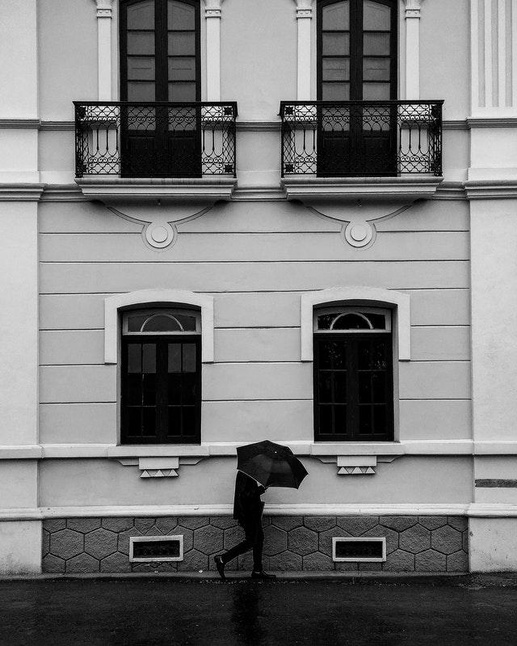
#> input picture walking.jpg, 517 x 646 px, shrunk from 640 x 799 before the run
$ jupyter execute 'V21 - Sobel.ipynb'   (shell and % lines are left out)
#> lines starting #> are read from the running program, lines starting #| are printed output that depends on the picture
[cell 1]
import numpy as np
from matplotlib import pyplot as plt
from skimage.io import imread,imshow,imsave

[cell 2]
im = imread('walking.jpg')
#> im is the input picture: shape (646, 517); min 0, max 255, mean 121.2
plt.figure()
plt.gray()
plt.imshow(im)
plt.show()

[cell 3]
from scipy.signal import convolve2d
from skimage.filters import gaussian

gy = np.array([[-1.,-2.,-1.],[0.,0.,0.],[1.,2.,1.]])
gx = gy.T # transpose operator

print(gy)
print(gx)

[cell 4]
Gy = convolve2d(im, gy)
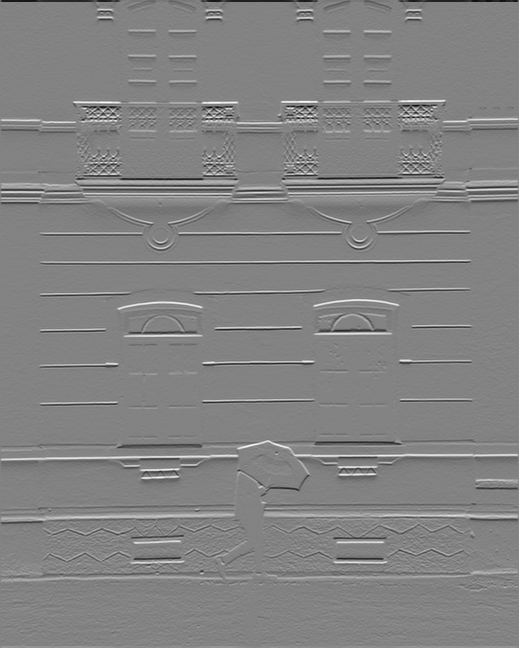
#> Gy: shape (648, 519) float64; min -949, max 898, mean 0; drawn with min black and max white
Gx = convolve2d(im, gx)
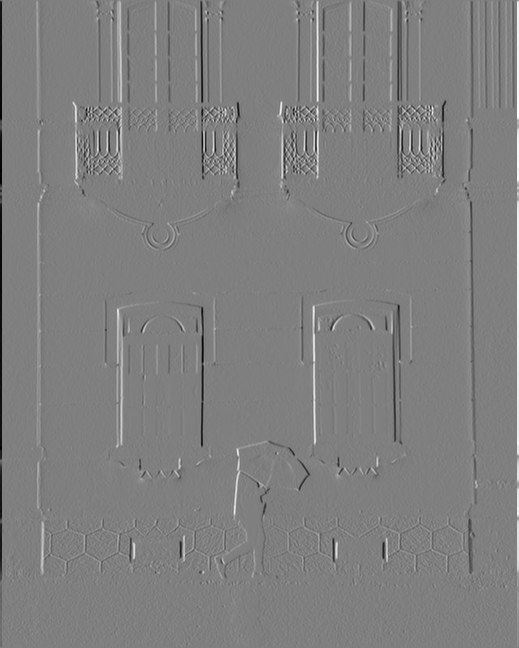
#> Gx: shape (648, 519) float64; min -914, max 912, mean 0; drawn with min black and max white

plt.figure()
plt.subplot(1,2,1)
plt.imshow(np.abs(Gy))
plt.subplot(1,2,2)
plt.imshow(np.abs(Gx))
plt.show()
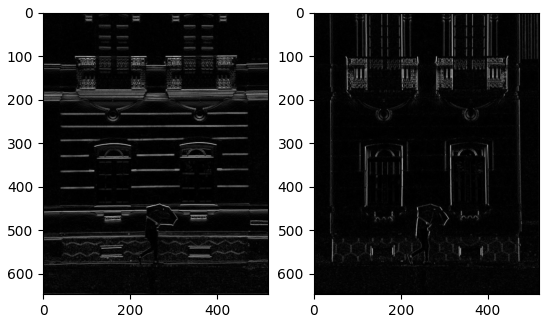
#> figure drawn by matplotlib, 2 panels

[cell 5]
s = np.sqrt(Gy**2+Gx**2)
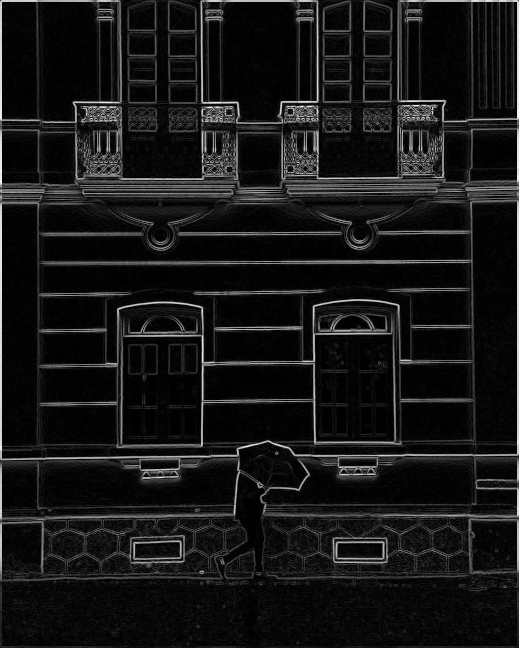
#> s: shape (648, 519) float64; min 0, max 949.2, mean 84.5; drawn with min black and max white
d = np.arctan2(Gy,Gx)
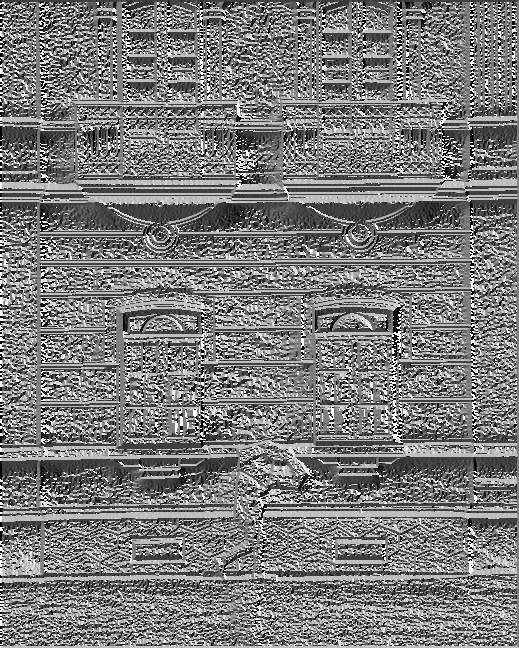
#> d: shape (648, 519) float64; min -3.14, max 3.14, mean -0.0832; drawn with min black and max white

plt.figure()
plt.subplot(1,2,1)
plt.imshow(s)
plt.subplot(1,2,2)
plt.imshow(d, cmap=plt.cm.viridis)
plt.colorbar()
plt.show()
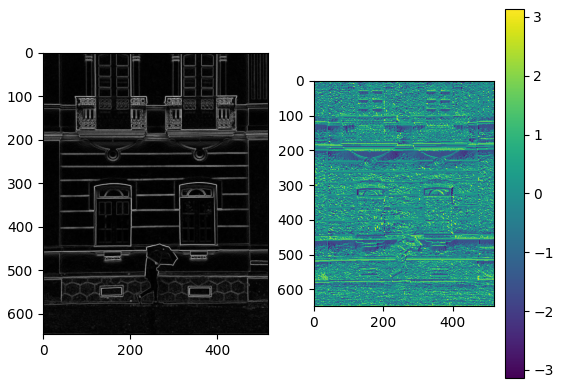
#> figure drawn by matplotlib, 3 panels

[cell 6]
from skimage.filters import sobel

plt.figure()
plt.imshow(sobel(im))
plt.show()
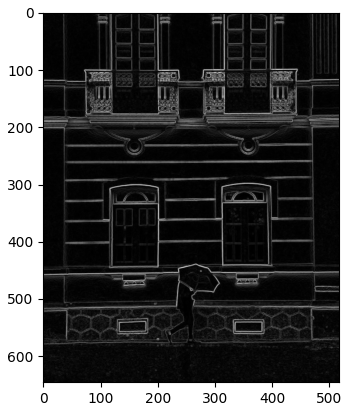
#> figure drawn by matplotlib, 1 panel

[cell 7]
from skimage.color import rgb2gray

im = rgb2gray(imread('etretat.jpg'))
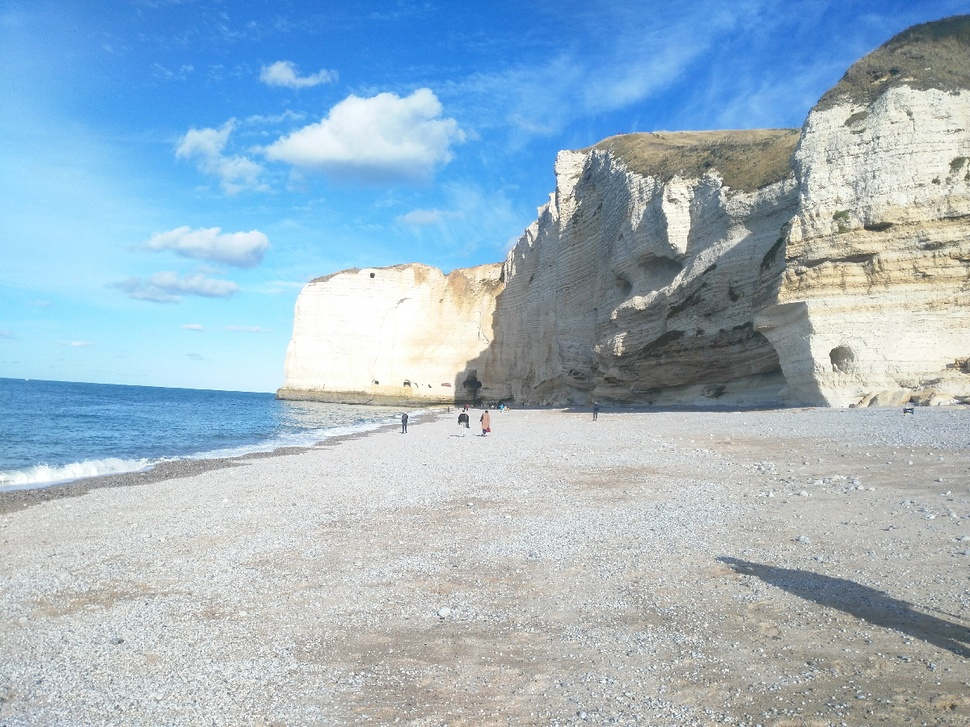
#> input picture etretat.jpg, 970 x 727 px, shrunk from 1200 x 900 before the run
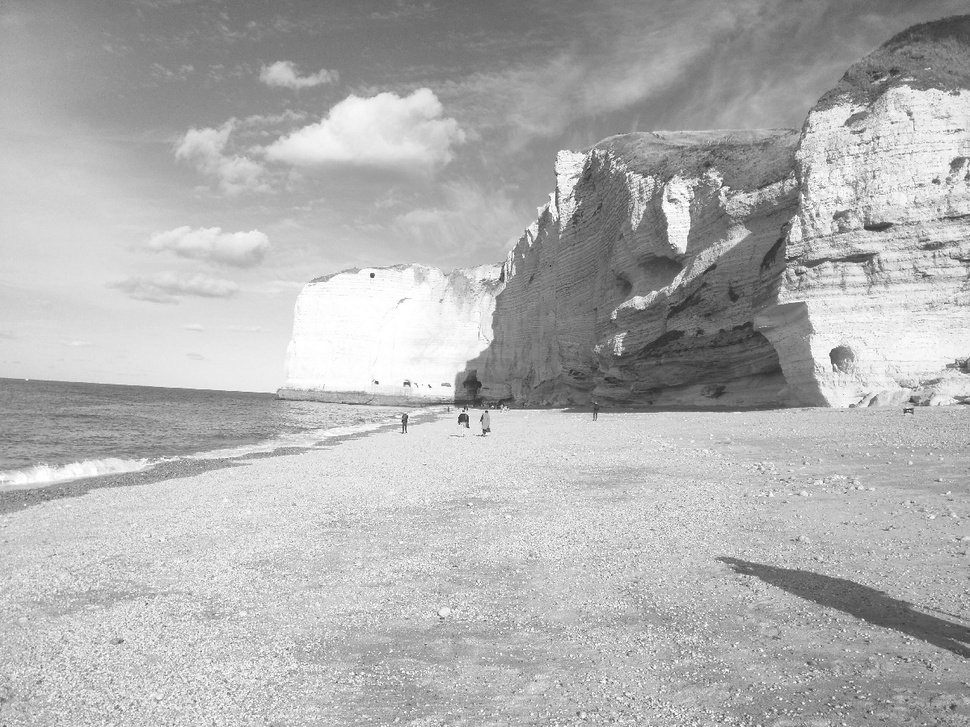
#> im: shape (727, 970) float64; min 0.137, max 1, mean 0.696

#br = sobel(im[:,:,0])
#bg = sobel(im[:,:,1])
#bb = sobel(im[:,:,2])

borders = sobel(im)
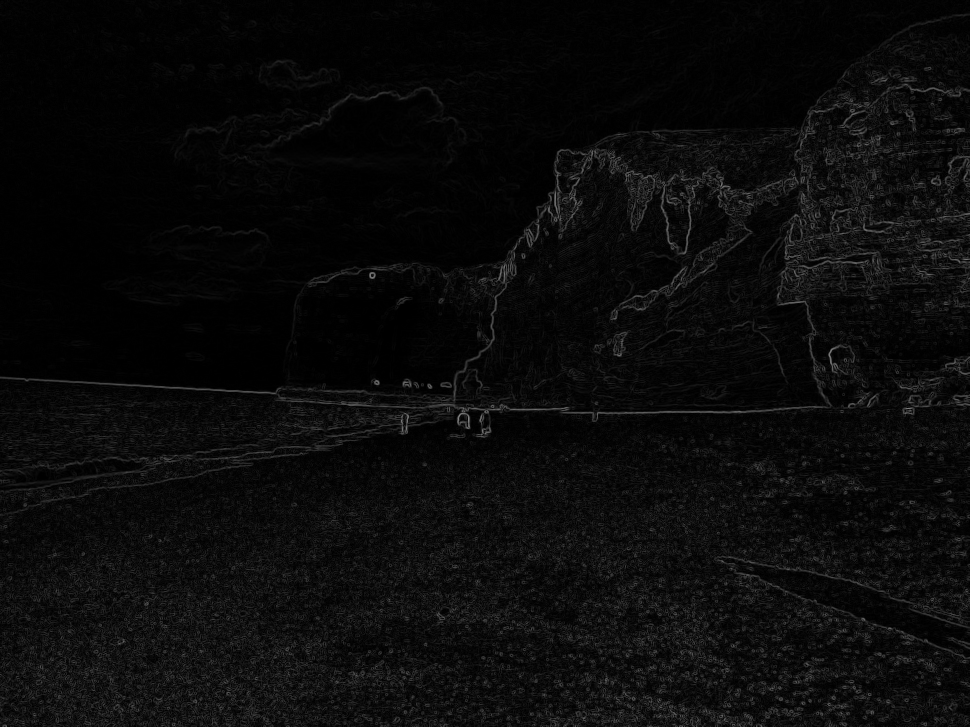
#> borders: shape (727, 970) float64; min 0, max 0.519, mean 0.043

plt.figure()
plt.subplot(1,2,1)
plt.imshow(im)
plt.subplot(1,2,2)
plt.imshow(borders)
plt.show()
